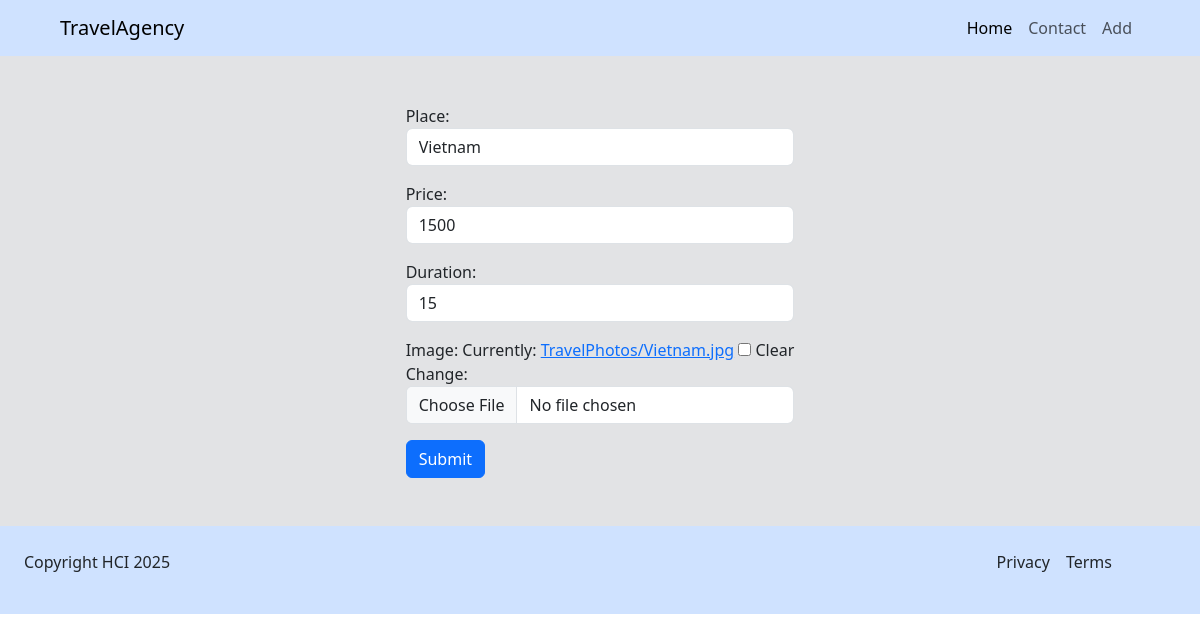
Page /edit-travel/1/ on the committed database.
### Travel_Application/models.py (models this page shows, shortened)
class Travel(models.Model):
    place = models.CharField(max_length=100, null=True, blank=True)
    price = models.IntegerField(null=True, blank=True)
    duration = models.IntegerField(null=True, blank=True)
    image = models.ImageField(upload_to='TravelPhotos/',null=True, blank=True)
    touristGuide = models.ForeignKey('TouristGuide', on_delete=models.CASCADE, null=True, blank=True, related_name='guides')

### Travel_Application/views.py (the view)
# urls.py: path('edit-travel/<int:travel_id>/', edit_travel, name='edit-travel'),
def edit_travel(request, travel_id):
    travel = get_object_or_404(Travel, pk=travel_id)
    if request.method == 'POST':
        form = TravelForm(request.POST, request.FILES, instance=travel)
        if form.is_valid():
            form.save()
        return redirect('index')
    form = TravelForm(instance=travel)
    return render(request, "edit_travel.html", context={'form': form, 'travel_id': travel_id})

### Travel_Application/forms.py
class TravelForm(forms.models.ModelForm):
    def __init__(self, *args, **kwargs):
        super(TravelForm, self).__init__(*args, **kwargs)
        for field_name, field in self.fields.items():
            field.widget.attrs['class'] = 'form-control'
    class Meta:
        model = Travel
        exclude = ['touristGuide']

### Travel_Application/templates/edit_travel.html (shortened to what this page needs)
{% extends 'base.html' %}
{% load static %}
{% block content %}
<div class="py-5 d-flex justify-content-center bg-secondary-subtle">
    <form method="post" action="{% url 'edit-travel' travel_id %}" enctype="multipart/form-data">
        {{ form.as_p }}
        <button class="btn btn-primary" type="submit">Submit</button>
    </form>
</div>
{% endblock %}

### Travel_Application/templates/base.html (style rules this page uses)
body, html { overflow-x: hidden; }

### rows in the picture
Travel: place "Vietnam", price "1500", duration "15"
